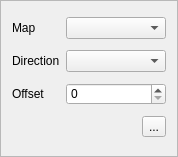
<?xml version="1.0" encoding="UTF-8"?>
<ui version="4.0">
 <class>ConnectionsListItem</class>
 <widget class="QFrame" name="ConnectionsListItem">
  <property name="geometry">
   <rect>
    <x>0</x>
    <y>0</y>
    <width>178</width>
    <height>157</height>
   </rect>
  </property>
  <property name="sizePolicy">
   <sizepolicy hsizetype="Preferred" vsizetype="Fixed">
    <horstretch>0</horstretch>
    <verstretch>0</verstretch>
   </sizepolicy>
  </property>
  <property name="styleSheet">
   <string notr="true">.ConnectionsListItem { border-width: 1px; }</string>
  </property>
  <property name="frameShape">
   <enum>QFrame::StyledPanel</enum>
  </property>
  <layout class="QGridLayout" name="gridLayout">
   <item row="0" column="0">
    <widget class="QLabel" name="label_Map">
     <property name="sizePolicy">
      <sizepolicy hsizetype="Maximum" vsizetype="Preferred">
       <horstretch>0</horstretch>
       <verstretch>0</verstretch>
      </sizepolicy>
     </property>
     <property name="text">
      <string>Map</string>
     </property>
    </widget>
   </item>
   <item row="2" column="0">
    <widget class="QLabel" name="label_Offset">
     <property name="sizePolicy">
      <sizepolicy hsizetype="Maximum" vsizetype="Preferred">
       <horstretch>0</horstretch>
       <verstretch>0</verstretch>
      </sizepolicy>
     </property>
     <property name="text">
      <string>Offset</string>
     </property>
    </widget>
   </item>
   <item row="1" column="0">
    <widget class="QLabel" name="label_Direction">
     <property name="sizePolicy">
      <sizepolicy hsizetype="Maximum" vsizetype="Preferred">
       <horstretch>0</horstretch>
       <verstretch>0</verstretch>
      </sizepolicy>
     </property>
     <property name="text">
      <string>Direction</string>
     </property>
    </widget>
   </item>
   <item row="3" column="2">
    <widget class="QToolButton" name="button_Delete">
     <property name="toolTip">
      <string>Remove this connection</string>
     </property>
     <property name="text">
      <string>...</string>
     </property>
     <property name="icon">
      <iconset resource="../resources/images.qrc">
       <normaloff>:/icons/delete.ico</normaloff>:/icons/delete.ico</iconset>
     </property>
    </widget>
   </item>
   <item row="1" column="1" colspan="2">
    <widget class="NoScrollComboBox" name="comboBox_Direction">
     <property name="toolTip">
      <string>Where the connected map should be positioned relative to the current map</string>
     </property>
    </widget>
   </item>
   <item row="0" column="1" colspan="2">
    <widget class="NoScrollComboBox" name="comboBox_Map">
     <property name="toolTip">
      <string>The name of the map to connect to the current map</string>
     </property>
    </widget>
   </item>
   <item row="2" column="1" colspan="2">
    <widget class="NoScrollSpinBox" name="spinBox_Offset">
     <property name="toolTip">
      <string>The number of spaces to move the connected map perpendicular to its connected direction</string>
     </property>
    </widget>
   </item>
  </layout>
 </widget>
 <customwidgets>
  <customwidget>
   <class>NoScrollComboBox</class>
   <extends>QComboBox</extends>
   <header>noscrollcombobox.h</header>
  </customwidget>
  <customwidget>
   <class>NoScrollSpinBox</class>
   <extends>QSpinBox</extends>
   <header>noscrollspinbox.h</header>
  </customwidget>
 </customwidgets>
 <resources>
  <include location="../resources/images.qrc"/>
 </resources>
 <connections/>
</ui>
